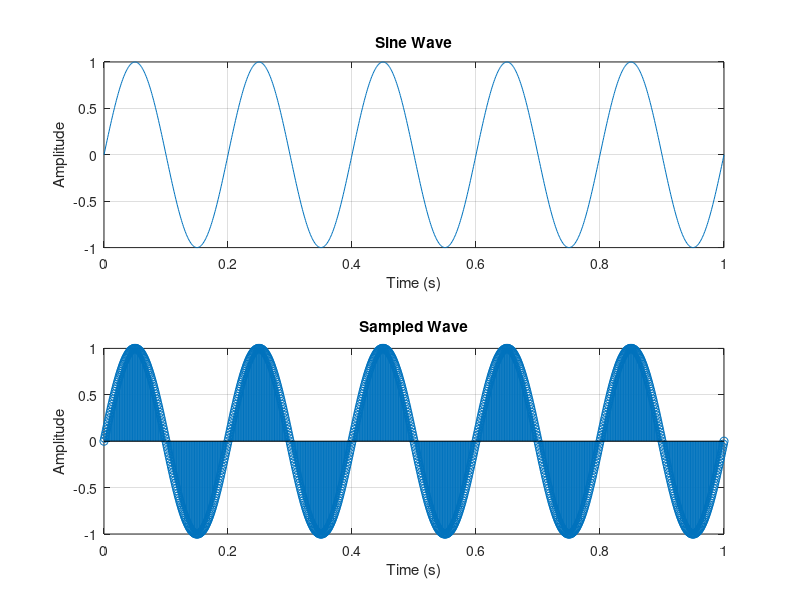

Source code (MATLAB):
% Define parameters
sampling_frequency = 1000; % in Hertz
time_interval = 1; % in seconds
amplitude = 1;
frequency = 5; % in Hertz

% Generate time vector
t = 0:1/sampling_frequency:time_interval;

% Generate sine wave
y = amplitude * sin(2 * pi * frequency * t);

% Plot the sine wave
subplot(2,1,1);
plot(t, y);
title('Sine Wave');
xlabel('Time (s)');
ylabel('Amplitude');
grid on;
subplot(2,1,2);
stem(t,y);
title('Sampled Wave');
xlabel('Time (s)');
ylabel('Amplitude');
grid on;
